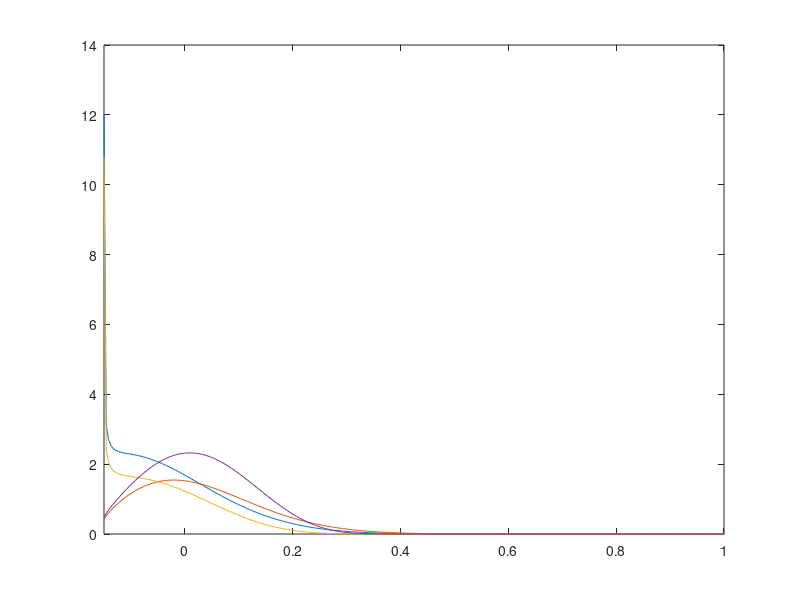

This chart was generated by the following MATLAB code: (Note: this script raises an error after producing the figure.)
%Written by SeHyoun Ahn
%NEEDS INPUT FROM huggett_initial.m AND huggett_terminal.m
clear all; close all; clc;

load huggett_initial.mat %start from equilibrium with low lambda2
g0 = sparse(g);
gg0 = sparse(gg);
r00 = r;
A0 = A;
AT0 = A';

load huggett_terminal.mat %terminal condition
g_st = sparse(g); v_st = v;
plot(a,v);
plot(a,g,a,g0);
xlim([amin 1]);
r_st = r;

clear r Delta;

%format long;

T = 50;
N = 400;
dt = T/N;

% T1 = 25;%time by which distribution must have converged
% N1=T1/dt;
N1=N;

%initial guess of interest rate sequence
r0 = r_st*ones(N,1);

S = zeros(N,1);
SS = zeros(N,1);
SS_tm = zeros(N,1);
dSS = zeros(N,1);

v = zeros(I,2,N);
gg = cell(N+1,1);
v(:,:,N)= v_st;

rnew = r0;

A_t=cell(N,1);

maxit = 1000;
r_it=zeros(N,maxit);
Sdist=zeros(maxit,1);
SS_it=zeros(N,maxit);


convergence_criterion = 10^(-5);

%Initialize the speed of updateing the interest rate.
xi=10;
% maxit = 1;
for it=1:maxit
    disp('ITERATION = ')
    disp(it)
    r_t = rnew;
    r_it(:,it)=r_t;
    
    V = v_st;
    
    for n=N1:-1:1
        v(:,:,n)=V;
        % forward difference
        dVf(1:I-1,:) = (V(2:I,:)-V(1:I-1,:))/da;
        dVf(I,:) = (z + r_t(n).*amax).^(-s); %will never be used, but impose state constraint a<=amax just in case
        % backward difference
        dVb(2:I,:) = (V(2:I,:)-V(1:I-1,:))/da;
        dVb(1,:) = (z + r_t(n).*amin).^(-s); %state constraint boundary condition
        
        I_concave = dVb > dVf; %indicator whether value function is concave (problems arise if this is not the case)
        
        %consumption and savings with forward difference
        cf = dVf.^(-1/s);
        ssf = zz + r_t(n).*aa - cf;
        %consumption and savings with backward difference
        cb = dVb.^(-1/s);
        ssb = zz + r_t(n).*aa - cb;
        %consumption and derivative of value function at steady state
        c0 = zz + r_t(n).*aa;
        dV0 = c0.^(-s);
        
        % dV_upwind makes a choice of forward or backward differences based on
        % the sign of the drift
        If = ssf > 0; %positive drift --> forward difference
        Ib = ssb < 0; %negative drift --> backward difference
        I0 = (1-If-Ib); %at steady state
        %make sure backward difference is used at amax
        %Ib(I,:) = 1; If(I,:) = 0;
        %STATE CONSTRAINT at amin: USE BOUNDARY CONDITION UNLESS muf > 0:
        %already taken care of automatically
        
        dV_Upwind = dVf.*If + dVb.*Ib + dV0.*I0; %important to include third term
        c = dV_Upwind.^(-1/s);
        u = c.^(1-s)/(1-s);
        
        %CONSTRUCT MATRIX
        X = - min(ssb,0)/da;
        Y = - max(ssf,0)/da + min(ssb,0)/da;
        Z = max(ssf,0)/da;
        
        A1=spdiags(Y(:,1),0,I,I)+spdiags(X(2:I,1),-1,I,I)+spdiags([0;Z(1:I-1,1)],1,I,I);
        A2=spdiags(Y(:,2),0,I,I)+spdiags(X(2:I,2),-1,I,I)+spdiags([0;Z(1:I-1,2)],1,I,I);
        A = [A1,sparse(I,I);sparse(I,I),A2] + Aswitch;
        
        %%Note the syntax for the cell array
        A_t{n} = A;
        B = (1/dt + rho)*speye(2*I) - A;
        
        u_stacked = [u(:,1);u(:,2)];
        V_stacked = [V(:,1);V(:,2)];
        
        b = u_stacked + V_stacked/dt;
        V_stacked = B\b; %SOLVE SYSTEM OF EQUATIONS
        
        V = [V_stacked(1:I),V_stacked(I+1:2*I)];
        ss = zz + r_t(n).*aa - c;
    end
    
    %plot(a,v(:,:,1),a,v(:,:,N))
    
    gg{1}=gg0;
    for n=1:N
        AT=A_t{n}';
        %Implicit method in Updating Distribution.
        gg{n+1}= (speye(2*I) - AT*dt)\gg{n};
        %gg{n+1}=gg{n}+AT*gg{n}*dt; %This is the explicit method.
        %check(n) = gg(:,n)'*ones(2*I,1)*da;
        SS(n) = gg{n}(1:I)'*a*da + gg{n}(I+1:2*I)'*a*da;
    end
    
    SS_it(:,it)=SS;
    
    %Compute the change in the aggregate savings.
    SS(1)=0;    %This was done to increase the accuracy by a little (Otherwise dSS has a bigger noise at t=0).
    
    %Forward and backword approximations are used alternately because once
    %the excess savings level becomes small enough, the "rounding error" can
    %lead the update in the interest rate, and repeatedly adding the same
    %rounding error can lead to a propagating error.
    if mod(it,2)==0
        dSS(1:N-1)=SS(2:N)-SS(1:N-1);
        dSS(N)=SS(N)-SS(N-1);
    else
        dSS(2:N)=SS(2:N)-SS(1:N-1);
        dSS(1)=dSS(2);
    end
    
    %Update the interest rate to reduce aggregate savings amount.
    rnew = r_t - xi'.*dSS;
    
    rnew(N-5:N)=rnew(N-5); %This was done to minimize the "rounding error" at the end. Otherwise, the end point keeps decreasing

    %To improve speed, for the first few updates, the update will be done
    %fast, but to reduce wave pattern that gets created, updated interest
    %rate will be smoothed (since the wave patern is due to how things are
    %being updated). After getting "good" initial starting r_t, standard update
    %with declining update weight will be used for convergence. Note that the
    %smoothing will be stopped before the convergence.
    if it<20
        rnew(N-100:N)=r_st;                 %We know that r will approach the stationary value, so we will force smoothing around the stationary value.
        rnew(100:N)=smooth(rnew(100:N),50); %Smooth updated r
    elseif it<60
        rnew(N-10:N)=r_st;
        rnew(100:N)=smooth(rnew(100:N),10); %Amount of smooth will be reduced over time since not as strong of an update is necessary
    elseif it<100
        rnew(N-5:N)=r_st;
        rnew(100:N)=smooth(rnew(100:N),5);
    elseif it==100
        xi=10*exp(-0.0006*(1:N));
    elseif it==150
        xi=10*exp(-0.00006*(1:N)); %Give bigger update weight to later times.
    end
    
    %This is plotting things to show how things are changing. This can be
    %removed for speed.
    if mod(it,20)==0
        figure(1);
        clf;
        subplot(2,2,1);
        plot(r_st*ones(N,1),'r--');
        hold on;
        title('r_t');
        plot(r_t);
        subplot(2,2,2);
        plot(SS);
        title('SS');
        subplot(2,2,3);
        plot(zeros(1,21),'r--');
        hold on;
        plot(SS(1:20));
        title('SS(1:20)');
        subplot(2,2,4);
        plot(SS(N-20:N));
        hold on;
        title('SS(N-20:N)');
        pause(0.1);
    end
    
    Sdist(it) = max(abs(SS));
    if Sdist(it)<convergence_criterion
        break
    end
    
end

time = (1:N)'*dt;

figure(1);
clf;
plot(Sdist(1:it))

figure(2);
plot(1:N,SS_it(:,1),1:N,SS_it(:,it))
legend('Iteration 1','Last Iteration')
ylabel('Excess Supply')
xlabel('Time Period')

figure(3);
plot(r_t);
hold on;
plot(r_st*ones(N,1),'r--');

T1 = -0.5;
N1 = -T1/dt;
time1 = T1 + (1:N1)'*dt;
time2 = [time1;time];
r_t2 = [r00*ones(N1,1);r_t];

close all
set(gca,'FontSize',16)
plot(time2,r_t2,time2,r_st*ones(N1+N,1),'--','LineWidth',2)
xlim([T1 10])
ylim([-0.02 0.035])
xlabel('Year')
title('Equilibrium Interest Rate, r(t)')
print -depsc transition.eps



amax1 = 0.5;
gmax = 3;
close all
set(gcf,'PaperPosition',[0 0 15 10])
n=2;
subplot(2,2,1)
set(gca,'FontSize',16)
h1 = plot(a,gg{n}(1:I),'b',a,gg{n}(I+1:2*I),'r','LineWidth',2)
legend(h1,'g_1(a)','g_2(a)')
hold on
plot(a,g0(:,1),'b--',a,g0(:,2),'r--','LineWidth',2)
xlim([amin amax1])
ylim([0 gmax])
xlabel('Wealth, $a$','interpreter','latex')
ylabel('Densities, $g_i(a)$','interpreter','latex')
title('t = 0.1')

t = 2;
n = t/dt;
subplot(2,2,2)
set(gca,'FontSize',16)
h1 = plot(a,gg{n}(1:I),'b',a,gg{n}(I+1:2*I),'r','LineWidth',2)
legend(h1,'g_1(a)','g_2(a)')
hold on
plot(a,g0(:,1),'b--',a,g0(:,2),'r--','LineWidth',2)
xlim([amin amax1])
ylim([0 gmax])
xlabel('Wealth, $a$','interpreter','latex')
ylabel('Densities, $g_i(a)$','interpreter','latex')
title('t = 2')

t = 5;
n = t/dt;
subplot(2,2,3)
set(gca,'FontSize',16)
h1 = plot(a,gg{n}(1:I),'b',a,gg{n}(I+1:2*I),'r','LineWidth',2)
legend(h1,'g_1(a)','g_2(a)')
hold on
plot(a,g0(:,1),'b--',a,g0(:,2),'r--','LineWidth',2)
xlim([amin amax1])
ylim([0 gmax])
xlabel('Wealth, $a$','interpreter','latex')
ylabel('Densities, $g_i(a)$','interpreter','latex')
title('t = 5')


t = T;
n = t/dt;
subplot(2,2,4)
set(gca,'FontSize',16)
h1 = plot(a,gg{n}(1:I),'b',a,gg{n}(I+1:2*I),'r','LineWidth',2)
legend(h1,'g_1(a)','g_2(a)')
hold on
plot(a,g0(:,1),'b--',a,g0(:,2),'r--','LineWidth',2)
xlim([amin amax1])
ylim([0 gmax])
xlabel('Wealth, $a$','interpreter','latex')
ylabel('Densities, $g_i(a)$','interpreter','latex')
title('t = \infty')
print -depsc transition_distribution.eps




